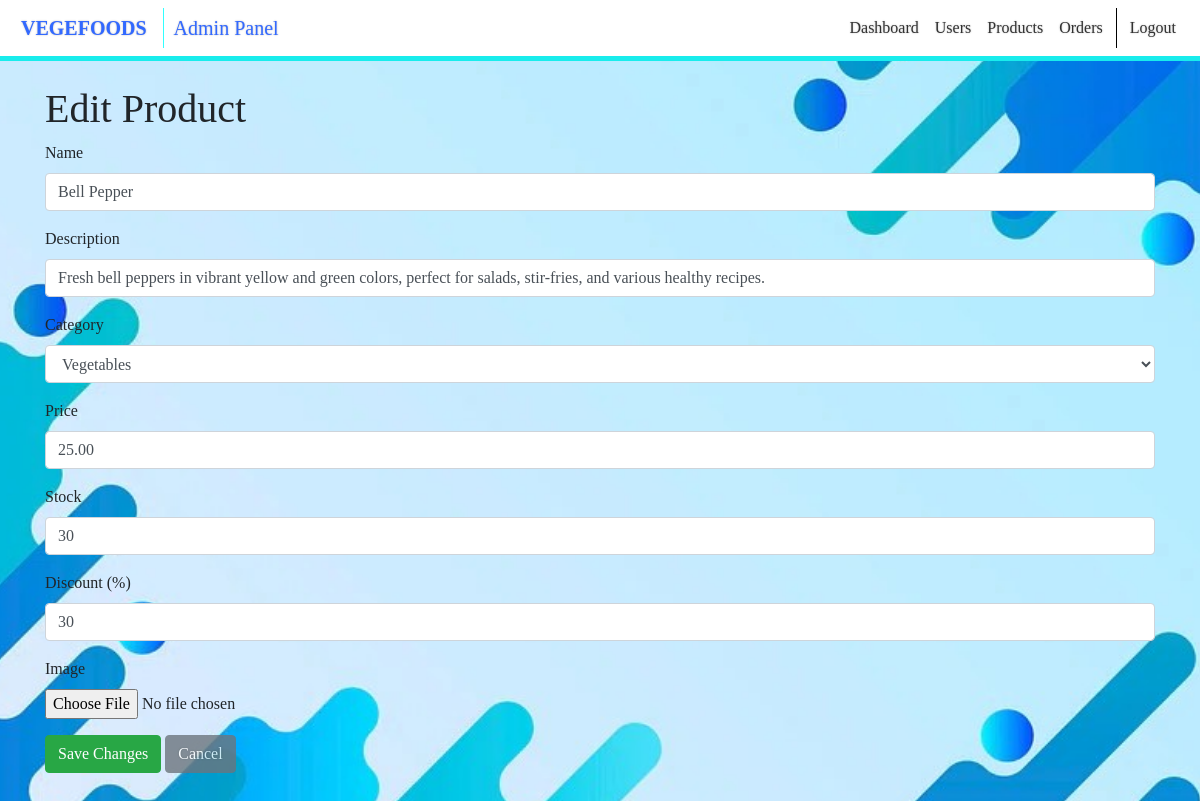
The page /admin/products/edit/1 (signed in) on the database its author committed.
### flask_package/models.py (models this page shows, shortened)
class Product(db.Model):
    __tablename__ = "Products"
    product_id = db.Column(db.Integer, primary_key=True, autoincrement=True)
    name = db.Column(db.String(255), nullable=False, unique=True)
    description = db.Column(db.Text)
    price = db.Column(db.Numeric(10, 2), nullable=False)
    stock = db.Column(db.Integer, nullable=False)
    category = db.Column(db.String(100), nullable=False)
    image_file = db.Column(db.String(100), nullable=False)
    discount = db.Column(db.Integer, nullable=False)

### flask_package/routes.py (the view, shortened to what this page needs)
@app.route("/admin/products/edit/<int:product_id>", methods=["GET", "POST"])
def edit_product(product_id):
    if not current_user.is_authenticated or not current_user.username == "Admin":
        return render_template("404.html"), 404
    product = Product.query.get_or_404(product_id)
    return render_template("admin/edit_product.html", product=product)

### flask_package/models.py (called while the page is built)
@login_manager.user_loader
def load_user(user_id):
    return Users.query.get(int(user_id))

### flask_package/routes.py (called while the page is built)
@app.context_processor
def inject():
    global cart_count, coupon_applied, coupon_discount
    cart_count = 0
    auth_st = False
    if current_user.is_authenticated:
        cart_count = (
            db.session.query(db.func.sum(Cart.quantity))
            .filter_by(user_id=current_user.id)
            .scalar()
            or 0
        )
        auth_st = True
    currentId = 0
    if current_user.is_authenticated:
        currentId = current_user.id
    return {
        "cart_qty": cart_count,
        "auth_status": auth_st,
        "coupon_applied": coupon_applied,
        "coupon_discount": coupon_discount,
        "userId": currentId,
    }

### flask_package/templates/admin/edit_product.html (shortened to what this page needs)
{% extends 'base.html' %}
{% block content %}
  <h1>Edit Product</h1>
  <form method="POST" action="{{ url_for('edit_product', product_id=product.product_id) }}" enctype="multipart/form-data" style="margin-bottom: 50px;">
    <div class="form-group">
      <label for="name">Name</label>
      <input type="text" class="form-control" id="name" name="name" value="{{ product.name }}" required />
    </div>
    <div class="form-group">
      <label for="description">Description</label>
      <input type="text" class="form-control" id="description" name="description" value="{{ product.description }}" required />
    </div>
    <div class="form-group">
      <label for="category">Category</label>
      <select class="form-control" id="category" name="category">
        <option value="Vegetables">Vegetables</option>
      </select>
    </div>
    <div class="form-group">
      <label for="price">Price</label>
      <input type="number" step="0.01" class="form-control" id="price" name="price" value="{{ product.price }}" required />
    </div>
    <div class="form-group">
      <label for="stock">Stock</label>
      <input type="number" class="form-control" id="stock" name="stock" value="{{ product.stock }}" required />
    </div>
    <div class="form-group">
      <label for="discount">Discount (%)</label>
      <input type="number" class="form-control" id="discount" name="discount" value="{{ product.discount }}" required />
    </div>
    <div class="form-group">
      <label for="image">Image</label>
      <input type="file" class="form-control-file" id="image" name="image" />
    </div>
    <button type="submit" class="btn btn-success" >Save Changes</button>
    <a href="{{ url_for('admin_products') }}" class="btn btn-secondary">Cancel</a>
  </form>
{% endblock %}

### flask_package/static/css/style2.css (style rules this page uses)
a { color: rgb(0, 68, 255); text-decoration: none; opacity: 0.8; text-shadow: 0px 0px 2px rgba(0, 0, 0, 0.338); }
body { background: url('../images/blue.png'); background-size: cover; background-attachment: fixed; background-position: center; }

### flask_package/templates/base.html (style rules this page uses)
body { font-family: Georgia, 'Times New Roman', Times, serif; }

### rows shown on the page
Product: name "Bell Pepper", description "Fresh bell peppers in vibrant yellow and green colors, perfect for salads, stir-fries, and various healthy recipes.", price "25.00", stock "30", discount "30"
